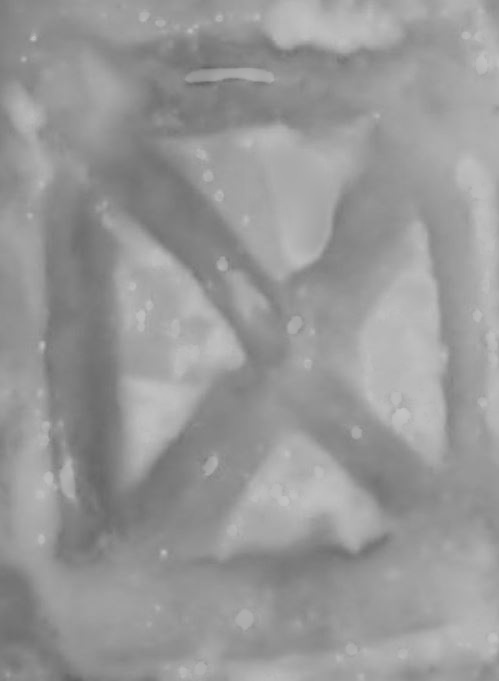
#> input picture Pycode/ReflectionCorrected/Capture.JPG, 499 x 681 px
$ python BlobDetection.py ReflectionCorrected/Capture.JPG   (older library calls are emulated)
#> lines starting #> are read from the running program, lines starting #| are printed output that depends on the picture; after the words box and inside, x2 and y2 are one past the last pixel; in counts of white or black regions, pixels touching at a corner belong together
import cv2
import numpy as np
import sys

def binarize(img):
  mask = cv2.adaptiveThreshold(img,255,cv2.ADAPTIVE_THRESH_GAUSSIAN_C,cv2.THRESH_BINARY,101,2)
  return(mask)

def BilateralBlur(img):
  sigI,sigS = 5,5
  kbsize = -1
  blurred = cv2.bilateralFilter(img,kbsize,sigI,sigS)
  blurred = cv2.bilateralFilter(blurred,kbsize,sigI,sigS)
  blurred = cv2.bilateralFilter(blurred,kbsize,sigI,sigS)
  return(blurred)


img = cv2.imread(sys.argv[1], cv2.IMREAD_GRAYSCALE)
#> img is the input picture: shape (681, 499); min 100, max 196, mean 152

corners  = [[0,0],[0,img.shape[1]-1],[img.shape[0]-1,img.shape[1]-1] , [img.shape[0]-1,0]]
#> corners = [[0, 0], [0, 498], [680, 498], [680, 0]]

size = int(max(img.shape[0],img.shape[1])/2.7)
#> size = 252

croppedImgs = [0]*4
croppedImgs[0] = img[corners[0][0]:corners[0][0] + size, corners[0][1]:corners[0][1]+size] #Top Left
croppedImgs[1] = img[corners[1][0]:corners[1][0] + size, corners[1][1] - size:corners[1][1]] #Top Right
croppedImgs[2] = img[corners[2][0] - size:corners[2][0], corners[2][1] - size:corners[2][1]] # Bottom right
croppedImgs[3] = img[corners[3][0] - size:corners[3][0], corners[3][1]:corners[3][1] + size] # Bottom Left

lowFimgs = []
for limg in croppedImgs:
  lowFimgs.append(BilateralBlur(limg))
#> this loop made 4 passes
#> pass 1, in BilateralBlur, `blurred = cv2.bilateralFilter(img,kbsize,sigI,sigS)`:
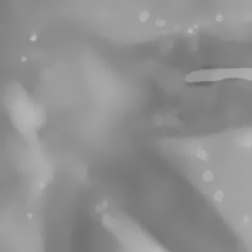
#> blurred: shape (252, 252); min 106, max 186, mean 143
#> pass 2, in BilateralBlur (call 2), `blurred = cv2.bilateralFilter(img,kbsize,sigI,sigS)`:
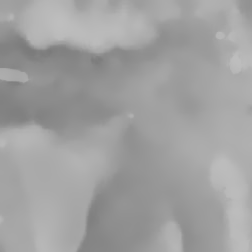
#> blurred: shape (252, 252); min 122, max 190, mean 160.2
#> after the loop, lowFimgs = 4 items


binImgs = []
for bimg in lowFimgs:
  binImgs.append(binarize(bimg))
#> this loop made 4 passes
#> pass 1, in binarize, `mask = cv2.adaptiveThreshold(img,255,cv2.ADAPTIVE_THRESH_GAUSSIAN_C,cv..`:
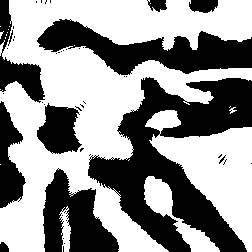
#> mask: shape (252, 252); 57.1% white; 45 black regions (36 under 20 px), largest, box (x1, y1, x2, y2) and area: (88, 77, 252, 252) 12530, (37, 19, 252, 75) 5626, (43, 168, 119, 252) 3628
#> pass 2, in binarize (call 2), `mask = cv2.adaptiveThreshold(img,255,cv2.ADAPTIVE_THRESH_GAUSSIAN_C,cv..`:
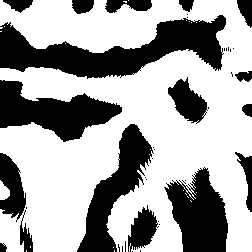
#> mask: shape (252, 252); 64.1% white; 41 black regions (24 under 20 px), largest, box (x1, y1, x2, y2) and area: (0, 15, 226, 79) 6696, (0, 80, 122, 142) 3865, (77, 124, 154, 252) 3525
#> pass 3, in binarize (call 3), `mask = cv2.adaptiveThreshold(img,255,cv2.ADAPTIVE_THRESH_GAUSSIAN_C,cv..`:
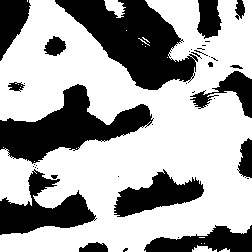
#> mask: shape (252, 252); 64.6% white; 39 black regions (23 under 20 px), largest, box (x1, y1, x2, y2) and area: (55, 0, 198, 90) 6321, (0, 84, 154, 164) 5204, (0, 169, 97, 235) 2876
#> after the loop, binImgs = 4 items

## check opencv version and construct the detector
is_v2 = cv2.__version__.startswith("2.")
if is_v2:
    detector = cv2.SimpleBlobDetector()
else:
    detector = cv2.SimpleBlobDetector_create()

idx = 0
# Detect blobs.
keypoints = detector.detect(binImgs[idx])
#> keypoints = ()

lowFimgs[idx] = cv2.cvtColor(lowFimgs[idx],cv2.COLOR_GRAY2BGR)
# Draw detected blobs as red circles.
# cv2.DRAW_MATCHES_FLAGS_DRAW_RICH_KEYPOINTS ensures the size of the circle corresponds to the size of blob
im_with_keypoints = cv2.drawKeypoints(lowFimgs[idx], keypoints, np.array([]), (25,155,185), cv2.DRAW_MATCHES_FLAGS_DRAW_RICH_KEYPOINTS)

# Show keypoints
cv2.imshow("Keypoints", im_with_keypoints)
cv2.waitKey(0)
